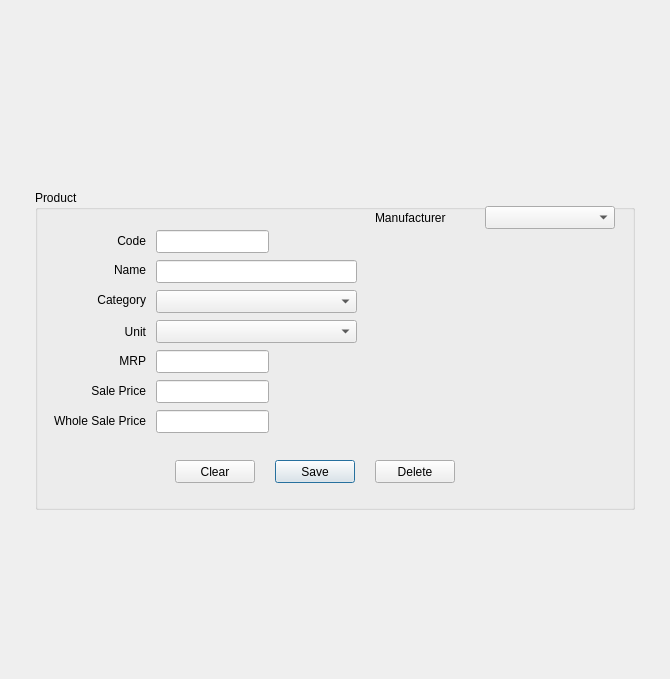
<?xml version="1.0" encoding="UTF-8"?>
<ui version="4.0">
 <class>ProductForm</class>
 <widget class="QWidget" name="ProductForm">
  <property name="geometry">
   <rect>
    <x>0</x>
    <y>0</y>
    <width>670</width>
    <height>679</height>
   </rect>
  </property>
  <property name="windowTitle">
   <string>Form</string>
  </property>
  <property name="styleSheet">
   <string notr="true"/>
  </property>
  <layout class="QHBoxLayout" name="horizontalLayout_2">
   <item>
    <layout class="QHBoxLayout" name="horizontalLayout">
     <item>
      <spacer name="horizontalSpacer">
       <property name="orientation">
        <enum>Qt::Horizontal</enum>
       </property>
       <property name="sizeHint" stdset="0">
        <size>
         <width>40</width>
         <height>20</height>
        </size>
       </property>
      </spacer>
     </item>
     <item>
      <layout class="QVBoxLayout" name="verticalLayout">
       <item>
        <widget class="QLabel" name="flashMsgUp">
         <property name="maximumSize">
          <size>
           <width>600</width>
           <height>16777215</height>
          </size>
         </property>
         <property name="text">
          <string/>
         </property>
         <property name="scaledContents">
          <bool>true</bool>
         </property>
         <property name="wordWrap">
          <bool>true</bool>
         </property>
        </widget>
       </item>
       <item>
        <spacer name="verticalSpacer">
         <property name="orientation">
          <enum>Qt::Vertical</enum>
         </property>
         <property name="sizeHint" stdset="0">
          <size>
           <width>20</width>
           <height>40</height>
          </size>
         </property>
        </spacer>
       </item>
       <item>
        <widget class="QGroupBox" name="groupBox">
         <property name="minimumSize">
          <size>
           <width>600</width>
           <height>320</height>
          </size>
         </property>
         <property name="title">
          <string>Product</string>
         </property>
         <widget class="QPushButton" name="pushButtonDelete">
          <property name="geometry">
           <rect>
            <x>340</x>
            <y>270</y>
            <width>80</width>
            <height>23</height>
           </rect>
          </property>
          <property name="text">
           <string>Delete</string>
          </property>
         </widget>
         <widget class="QComboBox" name="comboBoxManufacturer">
          <property name="geometry">
           <rect>
            <x>450</x>
            <y>16</y>
            <width>130</width>
            <height>23</height>
           </rect>
          </property>
         </widget>
         <widget class="QLabel" name="label_6">
          <property name="geometry">
           <rect>
            <x>21</x>
            <y>163</y>
            <width>90</width>
            <height>16</height>
           </rect>
          </property>
          <property name="text">
           <string>MRP</string>
          </property>
          <property name="alignment">
           <set>Qt::AlignRight|Qt::AlignTrailing|Qt::AlignVCenter</set>
          </property>
         </widget>
         <widget class="QLabel" name="label_3">
          <property name="geometry">
           <rect>
            <x>21</x>
            <y>102</y>
            <width>90</width>
            <height>16</height>
           </rect>
          </property>
          <property name="text">
           <string>Category</string>
          </property>
          <property name="alignment">
           <set>Qt::AlignRight|Qt::AlignTrailing|Qt::AlignVCenter</set>
          </property>
         </widget>
         <widget class="QComboBox" name="comboBoxcategoryId">
          <property name="geometry">
           <rect>
            <x>121</x>
            <y>100</y>
            <width>201</width>
            <height>23</height>
           </rect>
          </property>
          <property name="styleSheet">
           <string notr="true"/>
          </property>
         </widget>
         <widget class="QLabel" name="label_7">
          <property name="geometry">
           <rect>
            <x>21</x>
            <y>43</y>
            <width>90</width>
            <height>16</height>
           </rect>
          </property>
          <property name="text">
           <string>Code</string>
          </property>
          <property name="alignment">
           <set>Qt::AlignRight|Qt::AlignTrailing|Qt::AlignVCenter</set>
          </property>
         </widget>
         <widget class="QComboBox" name="comboBoxUnit">
          <property name="geometry">
           <rect>
            <x>121</x>
            <y>130</y>
            <width>201</width>
            <height>23</height>
           </rect>
          </property>
         </widget>
         <widget class="QLabel" name="labelManufacturer">
          <property name="geometry">
           <rect>
            <x>340</x>
            <y>20</y>
            <width>90</width>
            <height>15</height>
           </rect>
          </property>
          <property name="text">
           <string>Manufacturer</string>
          </property>
         </widget>
         <widget class="QPushButton" name="pushButtonSave">
          <property name="geometry">
           <rect>
            <x>240</x>
            <y>270</y>
            <width>80</width>
            <height>23</height>
           </rect>
          </property>
          <property name="text">
           <string>Save</string>
          </property>
          <property name="default">
           <bool>true</bool>
          </property>
         </widget>
         <widget class="QLabel" name="label_2">
          <property name="geometry">
           <rect>
            <x>21</x>
            <y>72</y>
            <width>90</width>
            <height>16</height>
           </rect>
          </property>
          <property name="text">
           <string>Name</string>
          </property>
          <property name="alignment">
           <set>Qt::AlignRight|Qt::AlignTrailing|Qt::AlignVCenter</set>
          </property>
         </widget>
         <widget class="QLineEdit" name="lineEditMrp">
          <property name="geometry">
           <rect>
            <x>121</x>
            <y>160</y>
            <width>113</width>
            <height>23</height>
           </rect>
          </property>
         </widget>
         <widget class="QLineEdit" name="lineEditWholeSalePrice">
          <property name="geometry">
           <rect>
            <x>121</x>
            <y>220</y>
            <width>113</width>
            <height>23</height>
           </rect>
          </property>
         </widget>
         <widget class="QLabel" name="label_8">
          <property name="geometry">
           <rect>
            <x>1</x>
            <y>223</y>
            <width>110</width>
            <height>16</height>
           </rect>
          </property>
          <property name="text">
           <string>Whole Sale Price</string>
          </property>
          <property name="alignment">
           <set>Qt::AlignRight|Qt::AlignTrailing|Qt::AlignVCenter</set>
          </property>
         </widget>
         <widget class="QLineEdit" name="lineEditCode">
          <property name="geometry">
           <rect>
            <x>121</x>
            <y>40</y>
            <width>113</width>
            <height>23</height>
           </rect>
          </property>
         </widget>
         <widget class="QLabel" name="label_5">
          <property name="geometry">
           <rect>
            <x>21</x>
            <y>134</y>
            <width>90</width>
            <height>16</height>
           </rect>
          </property>
          <property name="text">
           <string>Unit</string>
          </property>
          <property name="alignment">
           <set>Qt::AlignRight|Qt::AlignTrailing|Qt::AlignVCenter</set>
          </property>
         </widget>
         <widget class="QLineEdit" name="lineEditName">
          <property name="geometry">
           <rect>
            <x>121</x>
            <y>70</y>
            <width>201</width>
            <height>23</height>
           </rect>
          </property>
         </widget>
         <widget class="QLabel" name="label_9">
          <property name="geometry">
           <rect>
            <x>21</x>
            <y>193</y>
            <width>90</width>
            <height>16</height>
           </rect>
          </property>
          <property name="text">
           <string>Sale Price</string>
          </property>
          <property name="alignment">
           <set>Qt::AlignRight|Qt::AlignTrailing|Qt::AlignVCenter</set>
          </property>
         </widget>
         <widget class="QPushButton" name="pushButtonCancel">
          <property name="geometry">
           <rect>
            <x>140</x>
            <y>270</y>
            <width>80</width>
            <height>23</height>
           </rect>
          </property>
          <property name="text">
           <string>Clear</string>
          </property>
         </widget>
         <widget class="QLineEdit" name="lineEditSalePrice">
          <property name="geometry">
           <rect>
            <x>121</x>
            <y>190</y>
            <width>113</width>
            <height>23</height>
           </rect>
          </property>
         </widget>
        </widget>
       </item>
       <item>
        <spacer name="verticalSpacer_2">
         <property name="orientation">
          <enum>Qt::Vertical</enum>
         </property>
         <property name="sizeHint" stdset="0">
          <size>
           <width>20</width>
           <height>40</height>
          </size>
         </property>
        </spacer>
       </item>
      </layout>
     </item>
     <item>
      <spacer name="horizontalSpacer_2">
       <property name="orientation">
        <enum>Qt::Horizontal</enum>
       </property>
       <property name="sizeHint" stdset="0">
        <size>
         <width>40</width>
         <height>20</height>
        </size>
       </property>
      </spacer>
     </item>
    </layout>
   </item>
  </layout>
 </widget>
 <tabstops>
  <tabstop>lineEditCode</tabstop>
  <tabstop>lineEditName</tabstop>
  <tabstop>comboBoxcategoryId</tabstop>
  <tabstop>comboBoxManufacturer</tabstop>
  <tabstop>comboBoxUnit</tabstop>
  <tabstop>lineEditMrp</tabstop>
  <tabstop>lineEditSalePrice</tabstop>
  <tabstop>lineEditWholeSalePrice</tabstop>
  <tabstop>pushButtonSave</tabstop>
  <tabstop>pushButtonDelete</tabstop>
 </tabstops>
 <resources/>
 <connections/>
</ui>
